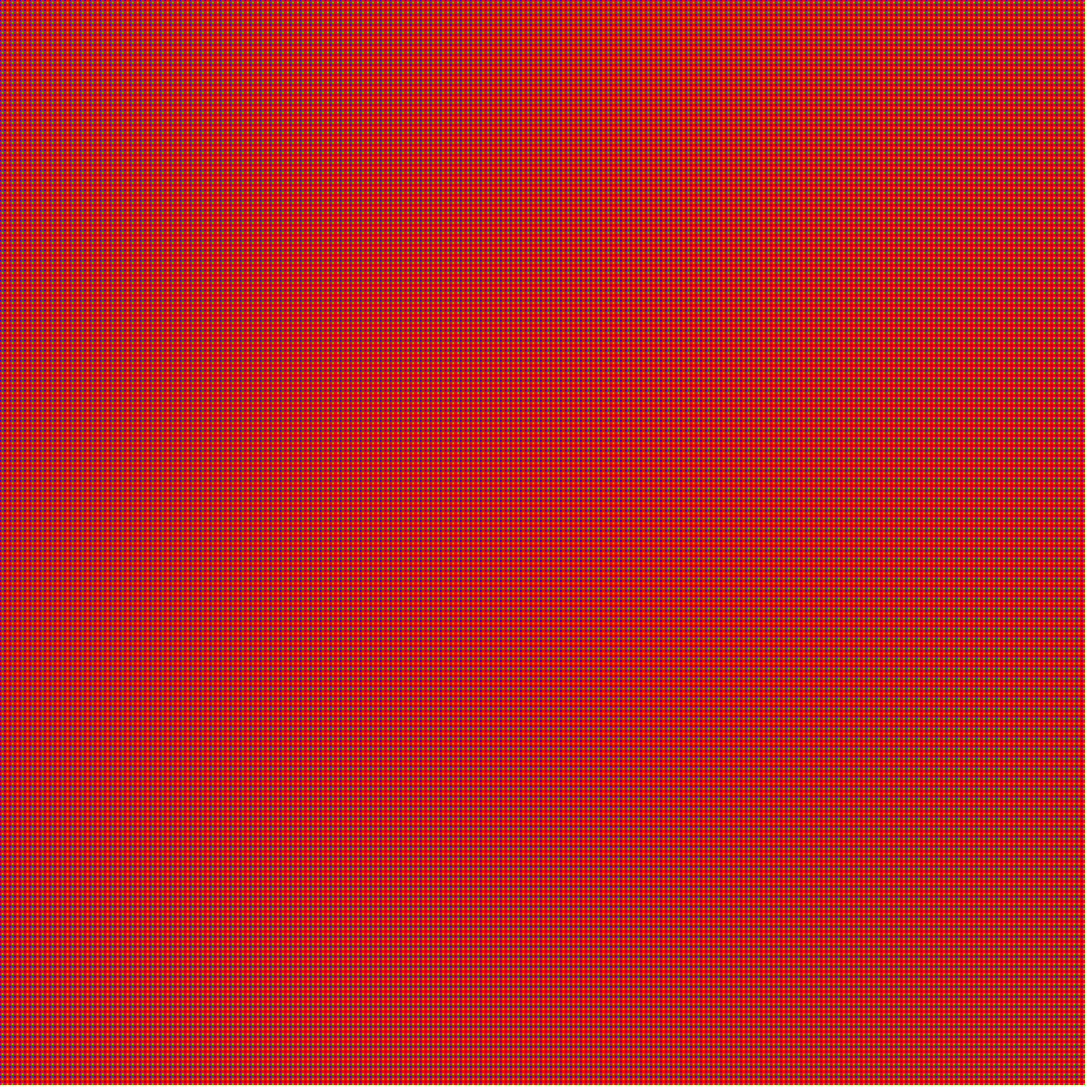
Frame 1 (no input)
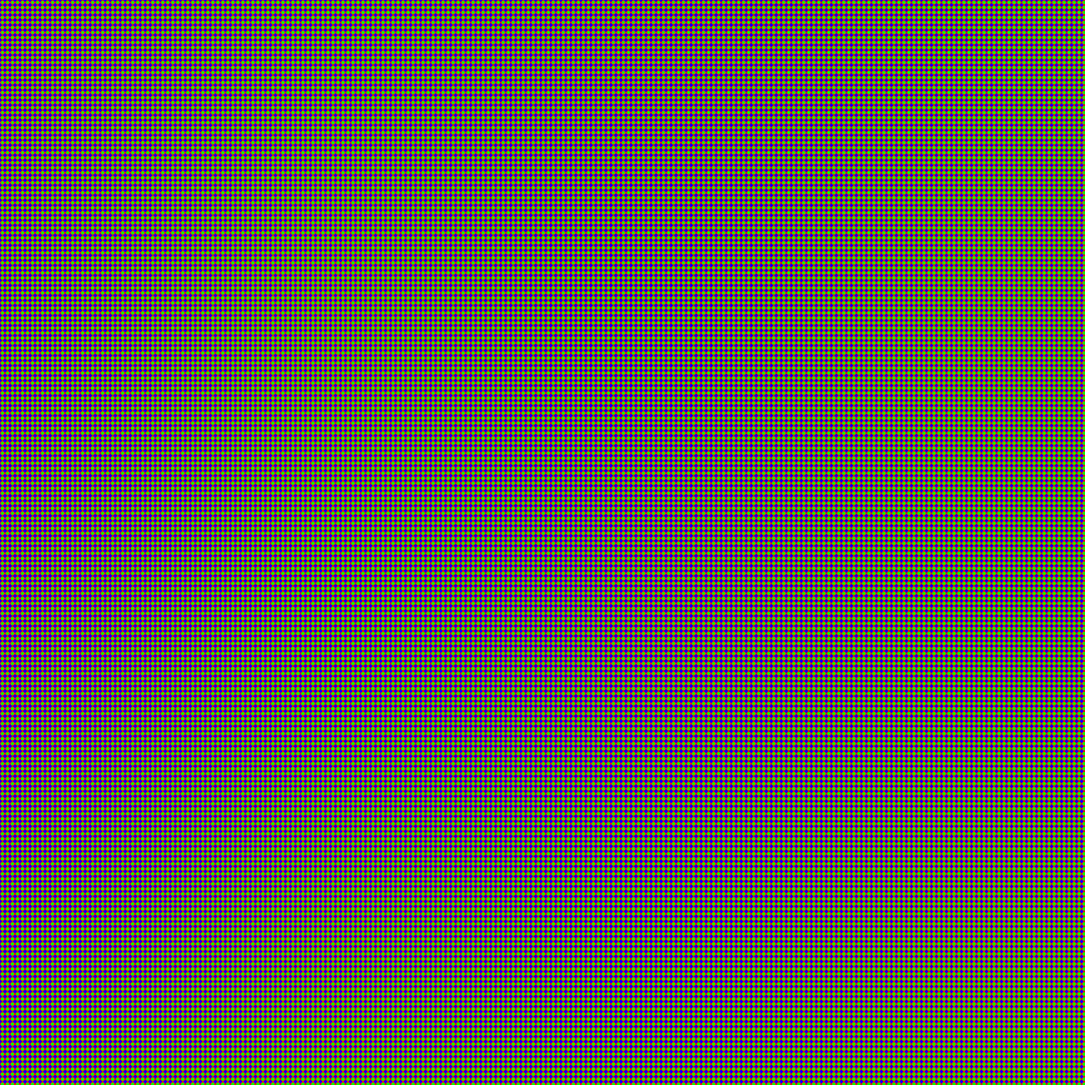
Frame 60 (the mouse pressed at the canvas centre just before this capture)
Frame 120 (the mouse held since frame 60 and released just before this capture): identical to frame 60, image omitted

The Processing sketch that drew these frames (run headless with seeded random() and noise(); from frame 60 on, the mouse is pressed at the canvas centre):

// Processing sketch: processing_118285
// ── processing_118285.pde

void setup(){
  size(1300,1300);
  background(255,0,0);
  fill(255);
  noStroke();
}
void draw(){
  for(int i = 0;i<width;i += 3){
    for(int j = 0;j<height;j +=3){
   if(i%2==0 && j%2==0){
   fill(0,0,255);
   ellipse(i,j,2.5,2.5);}
   //else if(i%2==0 && j%2!=0){
     //fill(255);
      //ellipse(i,j,5,5);
    
else if(i%2!=0&&j%2!=0){
fill(0,255,0);
ellipse(i,j,2.5,2.5);
}
//else if(i%2==0&&j%2!=0){
  //fill(255,0,0);
  //ellipse(i,j,2.5,2.5);
//}
   }
 }
    }
  
  
